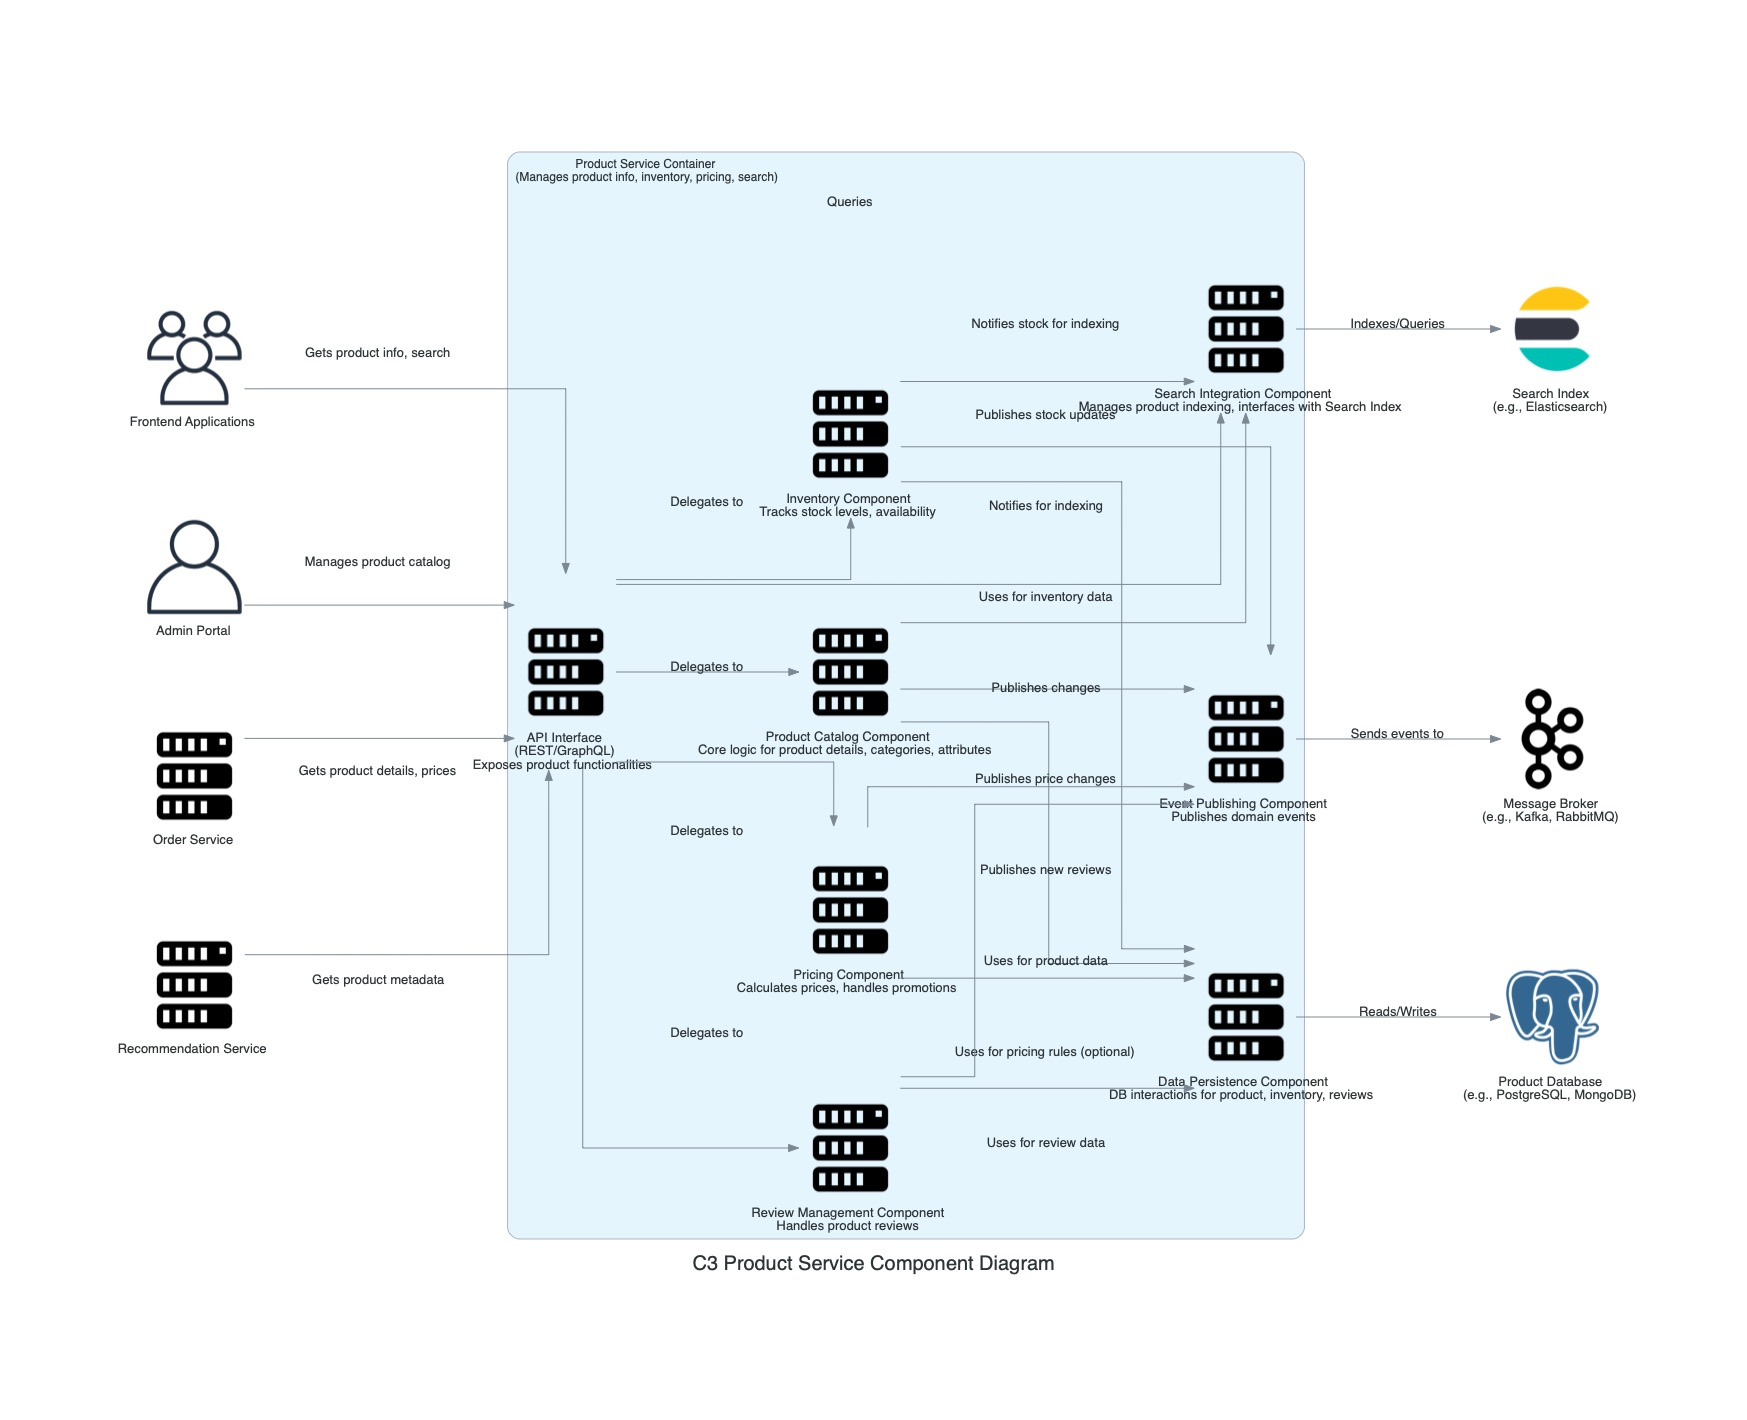

Here is the Python script that generated this plot:
# ecommerce-documentation/architecture/diagrams/c4/c3/product-service/c3_product_service_diagram.py

from diagrams import Diagram, Cluster, Edge
from diagrams.onprem.compute import Server
from diagrams.onprem.database import PostgreSQL, MongoDB
from diagrams.onprem.queue import Kafka
from diagrams.elastic.elasticsearch import Elasticsearch
from diagrams.onprem.client import User, Users

# --- Configuration ---
diagram_name = "C3 Product Service Component Diagram"
output_filename = "c3_product_service_diagram"
graph_attr = {
    "fontsize": "20",
    "bgcolor": "transparent",
    "splines": "ortho",
    "nodesep": "1.0",
    "ranksep": "1.5",
    "concentrate": "true",
    "compound": "true"
}
# --- End Configuration ---

with Diagram(diagram_name, show=False, filename=output_filename, graph_attr=graph_attr, direction="LR", outformat="jpg"):

    # --- External Systems/Users ---
    frontend = Users("Frontend Applications")
    admin_portal = User("Admin Portal")
    order_service = Server("Order Service")
    recommendation_service = Server("Recommendation Service")

    # --- External Dependencies ---
    product_db = PostgreSQL("Product Database\n(e.g., PostgreSQL, MongoDB)")
    search_index = Elasticsearch("Search Index\n(e.g., Elasticsearch)")
    msg_broker = Kafka("Message Broker\n(e.g., Kafka, RabbitMQ)")

    # --- Product Service Components ---
    with Cluster("Product Service Container\n(Manages product info, inventory, pricing, search)"):
        
        # Define components
        api_interface = Server("API Interface\n(REST/GraphQL)\nExposes product functionalities")
        catalog = Server("Product Catalog Component\nCore logic for product details, categories, attributes")
        inventory = Server("Inventory Component\nTracks stock levels, availability")
        pricing = Server("Pricing Component\nCalculates prices, handles promotions")
        search = Server("Search Integration Component\nManages product indexing, interfaces with Search Index")
        review = Server("Review Management Component\nHandles product reviews")
        persistence = Server("Data Persistence Component\nDB interactions for product, inventory, reviews")
        event_publishing = Server("Event Publishing Component\nPublishes domain events")

        # Internal component interactions
        api_interface >> Edge(label="Delegates to") >> catalog
        api_interface >> Edge(label="Delegates to") >> inventory
        api_interface >> Edge(label="Delegates to") >> pricing
        api_interface >> Edge(label="Queries") >> search
        api_interface >> Edge(label="Delegates to") >> review

        catalog >> Edge(label="Uses for product data") >> persistence
        inventory >> Edge(label="Uses for inventory data") >> persistence
        review >> Edge(label="Uses for review data") >> persistence
        pricing >> Edge(label="Uses for pricing rules (optional)") >> persistence

        catalog >> Edge(label="Notifies for indexing") >> search
        inventory >> Edge(label="Notifies stock for indexing") >> search

        catalog >> Edge(label="Publishes changes") >> event_publishing
        inventory >> Edge(label="Publishes stock updates") >> event_publishing
        pricing >> Edge(label="Publishes price changes") >> event_publishing
        review >> Edge(label="Publishes new reviews") >> event_publishing

    # --- External interactions ---
    # From external systems to Product Service
    frontend >> Edge(label="Gets product info, search") >> api_interface
    admin_portal >> Edge(label="Manages product catalog") >> api_interface
    order_service >> Edge(label="Gets product details, prices") >> api_interface
    recommendation_service >> Edge(label="Gets product metadata") >> api_interface
    
    # From Product Service to external dependencies
    persistence >> Edge(label="Reads/Writes") >> product_db
    search >> Edge(label="Indexes/Queries") >> search_index
    event_publishing >> Edge(label="Sends events to") >> msg_broker

print(f"Diagram '{diagram_name}' was generated as '{output_filename}.jpg'")
